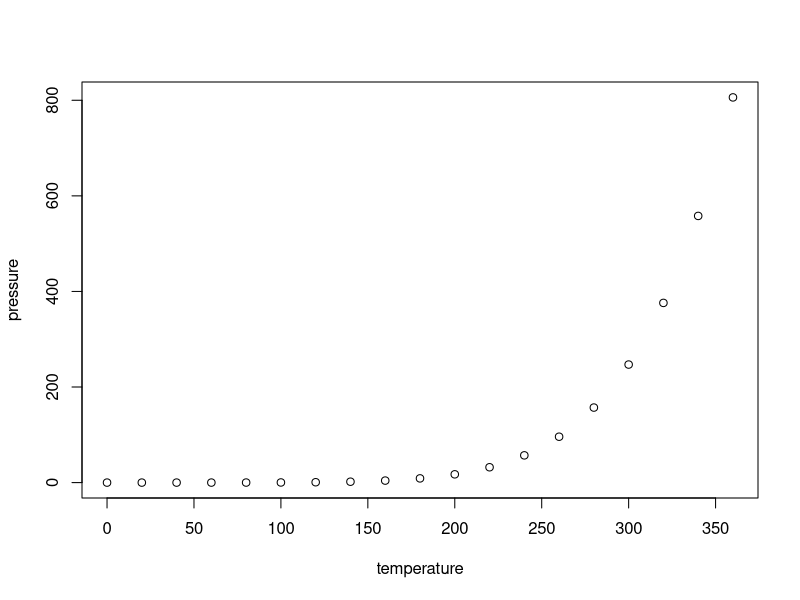
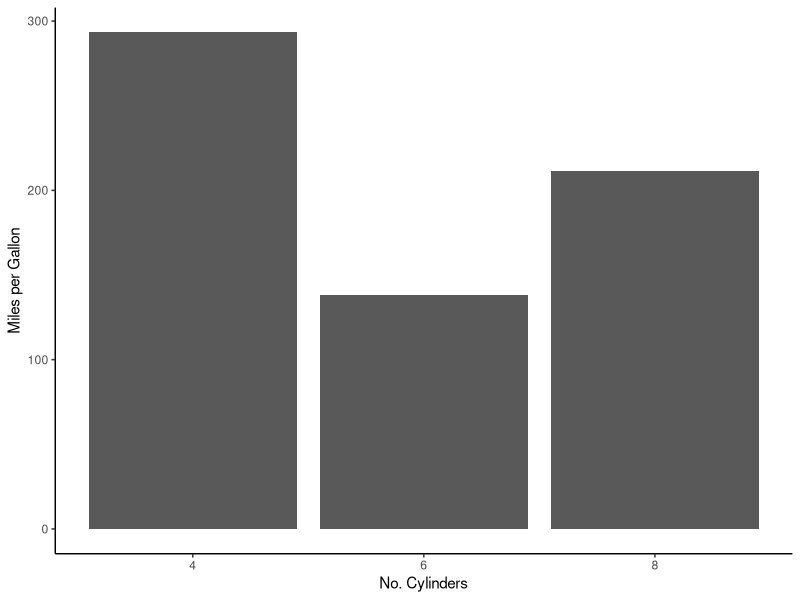

Source code (R) for these figures, in order:
## ---- chunk 1
knitr::opts_chunk$set(echo = TRUE)
## ---- chunk 2
summary(cars)
## ---- chunk 3
plot(pressure)
## ---- chunk 4
library(tidyverse)
library(knitr)

data("mtcars")

dim(mtcars)

glimpse(mtcars)
## ---- chunk 5

## ---- chunk 6
data("mtcars")

dim(mtcars)

glimpse(mtcars)
## ---- chunk 7
mtcars %>% 
  filter(mpg > 20) %>% 
  rownames_to_column("car") %>% 
  kable()
## ---- chunk 8
ggplot(mtcars, aes(cyl, mpg)) +
  geom_col() +
  scale_x_continuous(breaks = c(4, 6, 8)) +
  labs(x = "No. Cylinders", y = "Miles per Gallon") +
  theme_classic()
